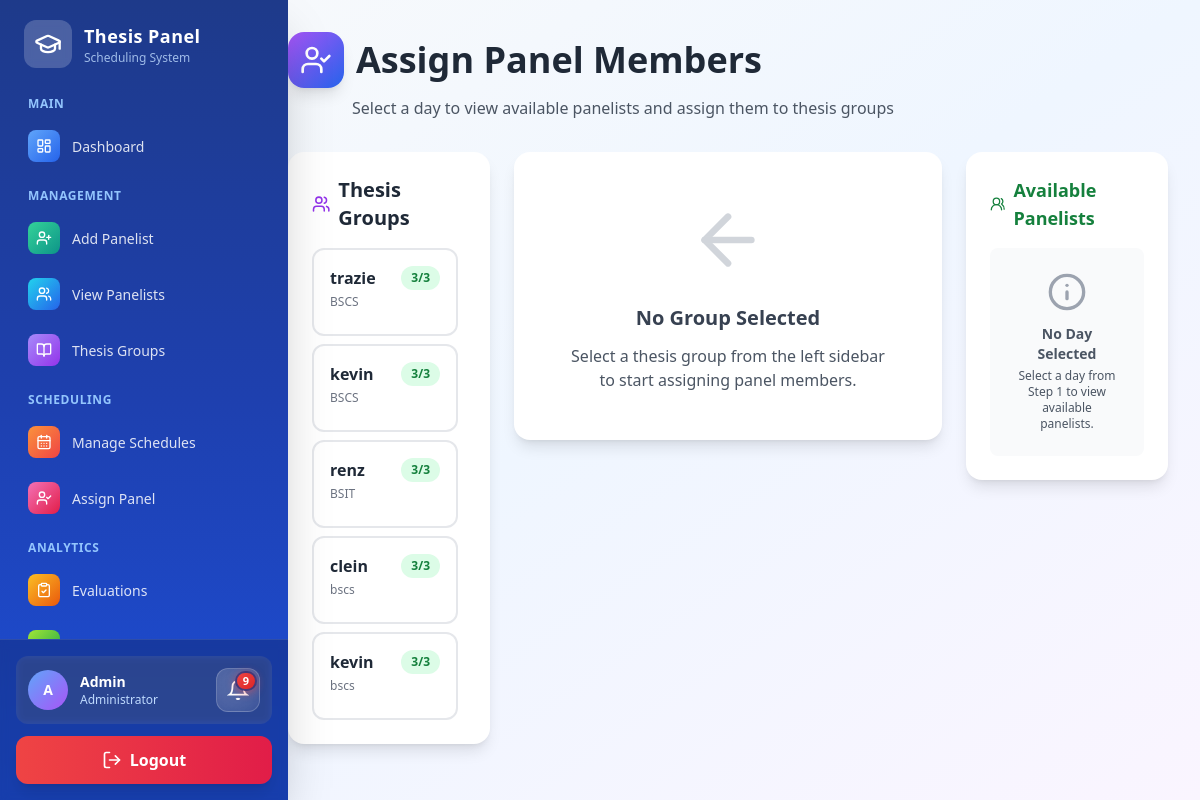
Page /admin/schedules/assign.php (signed in) on the committed database.
### tables this page shows
CREATE TABLE `thesis_group` (
  `group_id` int(11) NOT NULL AUTO_INCREMENT,
  `created_at` datetime DEFAULT current_timestamp(),
  `title` varchar(255) NOT NULL,
  `leader_name` varchar(100) NOT NULL,
  `members` text DEFAULT NULL,
  `course` varchar(100) DEFAULT NULL,
  `status` enum('For Defense','Defended','Pending') DEFAULT 'Pending',
  PRIMARY KEY (`group_id`)
);

### admin/schedules/assign.php (the view, shortened to what the rows shown need)
<?php
$db = new Database();
$conn = $db->connect();
$group_id = $_GET['group_id'] ?? null;
$groups = $conn->query("
    SELECT tg.group_id, tg.leader_name, tg.course, tg.status, COALESCE(t.title, '') AS thesis_title,
           COUNT(a.assignment_id) AS panel_count
    FROM thesis_group tg
    LEFT JOIN thesis t ON tg.group_id = t.group_id
    LEFT JOIN assignment a ON tg.group_id = a.group_id
    GROUP BY tg.group_id
    ORDER BY panel_count ASC, tg.group_id DESC
")->fetchAll(PDO::FETCH_ASSOC);
?>
<!DOCTYPE html>
<html lang="en">
<head>
<script src="/Thesis/assets/js/tailwind.js"></script>
</head>
<body class="bg-gradient-to-br from-gray-50 via-blue-50 to-purple-50 min-h-screen flex">
<?php include __DIR__ . '/../sidebar.php'; ?>
<main class="flex-1 ml-64 p-8">
<div class="max-w-7xl mx-auto">
    <div class="mb-8">
        <h1 class="text-4xl font-bold mb-2 flex items-center gap-3 text-gray-800">
            <div class="p-3 bg-gradient-to-br from-purple-500 to-blue-600 rounded-2xl shadow-lg">
                <i data-lucide="user-check" class="w-8 h-8 text-white"></i>
            </div>
            Assign Panel Members
        </h1>
    </div>
    <div class="grid grid-cols-1 lg:grid-cols-12 gap-6">
        <div class="lg:col-span-3">
            <div class="bg-white rounded-2xl shadow-lg p-6 sticky top-4">
                <h2 class="text-xl font-bold mb-4 flex items-center gap-2 text-gray-800">
                    <i data-lucide="users" class="w-5 h-5 text-purple-600"></i>
                    Thesis Groups
                </h2>
                <div class="space-y-2 max-h-[calc(100vh-200px)] overflow-y-auto pr-2">
                    <?php foreach ($groups as $g): ?>
                        <a href="?group_id=<?= $g['group_id'] ?>" class="group-card block p-4 rounded-xl border-2 transition <?= ($g['group_id']==$group_id)?'border-purple-600 bg-gradient-to-r from-purple-50 to-blue-50 shadow-md':'border-gray-200 hover:border-purple-300 hover:bg-gray-50' ?>">
                            <div class="flex justify-between items-start mb-2">
                                <div class="flex-1">
                                    <p class="font-semibold text-gray-800"><?= htmlspecialchars($g['leader_name']) ?></p>
                                    <p class="text-xs text-gray-500 mt-1"><?= htmlspecialchars($g['course']) ?></p>
                                </div>
                                <span class="px-2.5 py-1 text-xs font-bold rounded-full <?= ($g['panel_count']>=3)?'bg-green-100 text-green-700':'bg-yellow-100 text-yellow-700' ?>">
                                    <?= $g['panel_count'] ?>/3
                                </span>
                            </div>
                        </a>
                    <?php endforeach; ?>
                </div>
            </div>
        </div>
        <div class="lg:col-span-3">
            <div class="bg-white rounded-2xl shadow-lg p-6 sticky top-4">
                <h2 class="text-lg font-bold mb-4 text-green-700 flex items-center gap-2">
                    <i data-lucide="users-round" class="w-5 h-5"></i>
                    <div>
                        Available Panelists
                    </div>
                </h2>
            </div>
        </div>
    </div>
</div>
</main>
</body>
</html>

### rows in the picture
thesis_group: leader_name "trazie", course "BSCS", panel_count "3"
thesis_group: leader_name "kevin", course "BSCS", panel_count "3"
thesis_group: leader_name "renz", course "BSIT", panel_count "3"
thesis_group: leader_name "clein", course "bscs", panel_count "3"
thesis_group: leader_name "kevin", course "bscs", panel_count "3"

### other values in the picture
substr($_SESSION['admin_name'] ?? 'A', 0, 1) "A"
$_SESSION['admin_name'] "Admin"
$unread_count "9"
